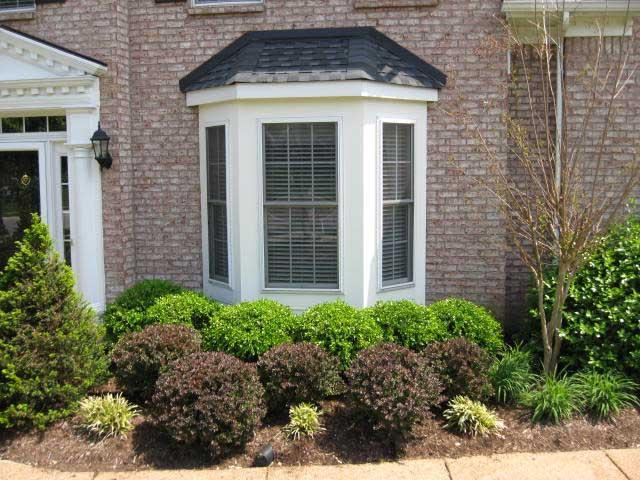
#> input picture traiNNer/data_samples/samples/OST_013.png, 640 x 480 px; its folder holds only this picture in this run
$ python -i deepfry.py   (imports and definitions only)
#> lines starting #> are read from the running program, lines starting #| are printed output that depends on the picture
#!/usr/bin/env python3

from PIL import Image, ImageEnhance, ImageFilter
from tqdm import tqdm
from pathlib import Path
import glob

INPUT_PATH="./archive/memes/memes"
OUTPUT_PATH="./out"

CONTRAST = 2
SHARPNESS = 4
BRIGHTNESS = 1.3
COLOR = 3
JPEG_QUALITY = 2
JPEG_ITERATIONS = 20

def deepfry(infile, outfile):
#> called with outfile = 'out.png'
    im = Image.open(infile)
#> im is the input picture: PIL image 640x480 RGB; mean R, G, B 120.4, 117.5, 99.2

    if im.mode in ("RGBA", "P"):
        im = im.convert("RGB")

    enh = ImageEnhance.Contrast(im)
    im = enh.enhance(CONTRAST)
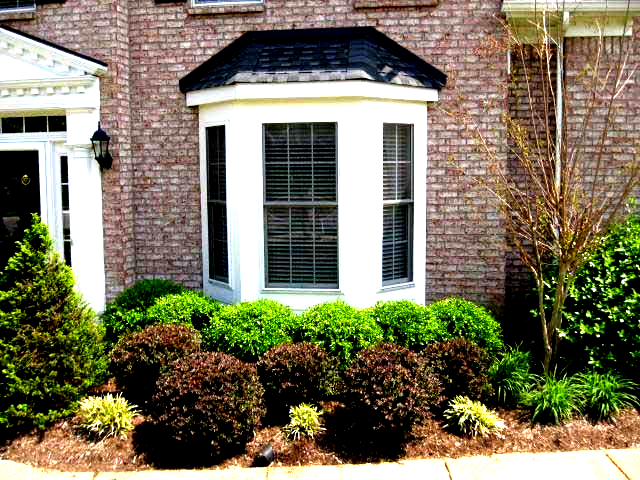
#> im: PIL image 640x480 RGB; mean R, G, B 123.3, 116.9, 92.4

    enh = ImageEnhance.Sharpness(im)
    im = enh.enhance(SHARPNESS)
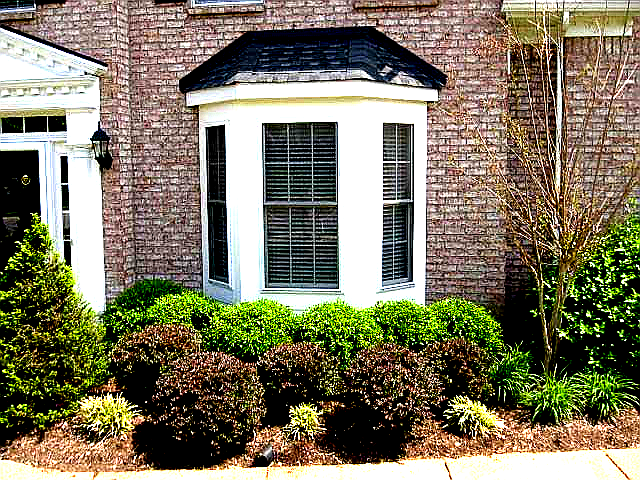
#> im: PIL image 640x480 RGB; mean R, G, B 124.7, 118.5, 96.2

    enh = ImageEnhance.Brightness(im)
    im = enh.enhance(BRIGHTNESS)
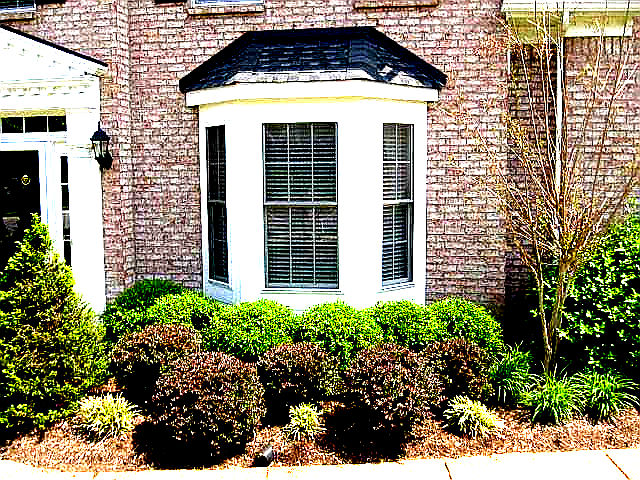
#> im: PIL image 640x480 RGB; mean R, G, B 141.8, 135, 110.1

    enh = ImageEnhance.Color(im)
    im = enh.enhance(COLOR)
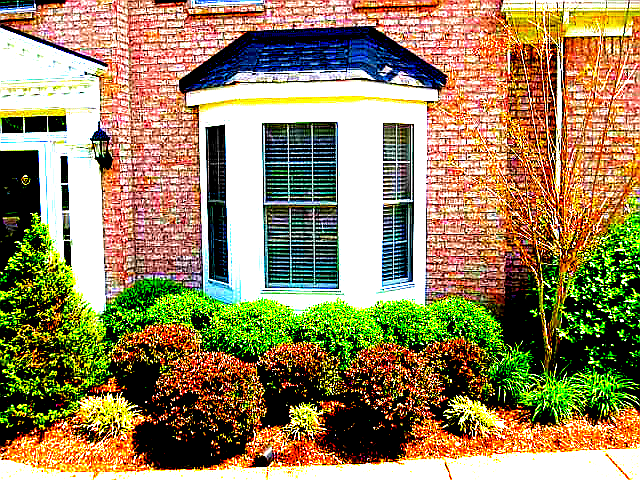
#> im: PIL image 640x480 RGB; mean R, G, B 152.5, 134.1, 93.6

    for i in range(1, JPEG_ITERATIONS):
        im.save(outfile, "JPEG", optimize=True, quality=JPEG_QUALITY)
        im = Image.open(outfile)
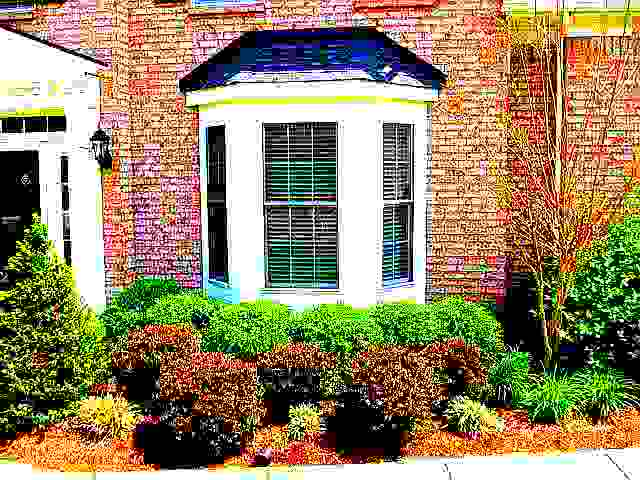
#> im: PIL image 640x480 RGB; mean R, G, B 149.6, 134.5, 102.7

# [3 lines not run here, left out]

>>> result = deepfry('traiNNer/data_samples/samples/OST_013.png', 'out.png')
